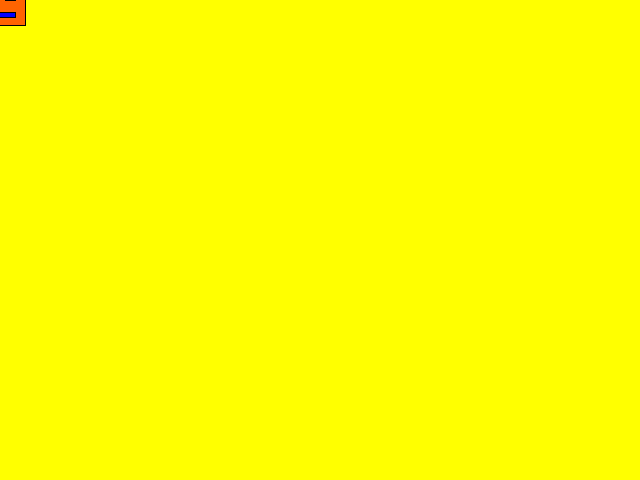
Frame 1 (no input)
Frame 60 (the mouse pressed at the canvas centre just before this capture): identical to frame 1, image omitted
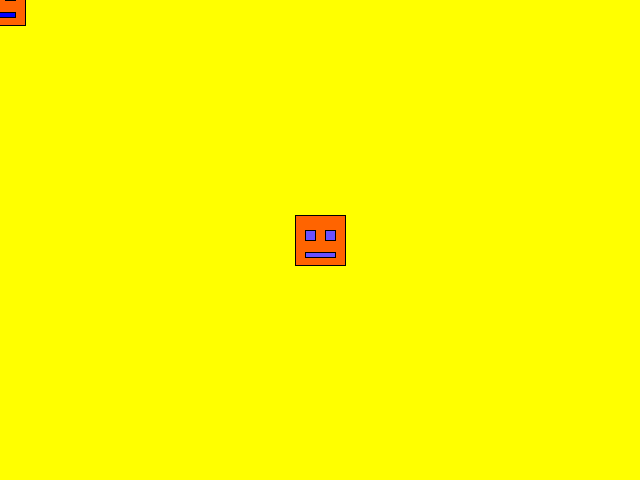
Frame 120 (the mouse held since frame 60 and released just before this capture)

The Processing sketch that drew these frames (run headless with seeded random() and noise(); from frame 60 on, the mouse is pressed at the canvas centre):

// Processing sketch: processing_185022
// ── processing_185022.pde

int x=10;// x position
int y=10;// y position

void setup(){
  background(255,255,0);
  size(640,480);
  frameRate(10);
}

void draw(){
  rectMode(CENTER);
  fill(255,100,0);
  rect(mouseX,mouseY,50,50);
  fill(mouseX/3,mouseY/3,255);
  rect(mouseX,mouseY+15,30,5);
  fill(mouseX/3, mouseY/3, 255);
  rect(mouseX+10,mouseY-5,10,10);
  fill(mouseX/3, mouseY/3, 255);
  rect(mouseX-10,mouseY-5,10,10);
}
